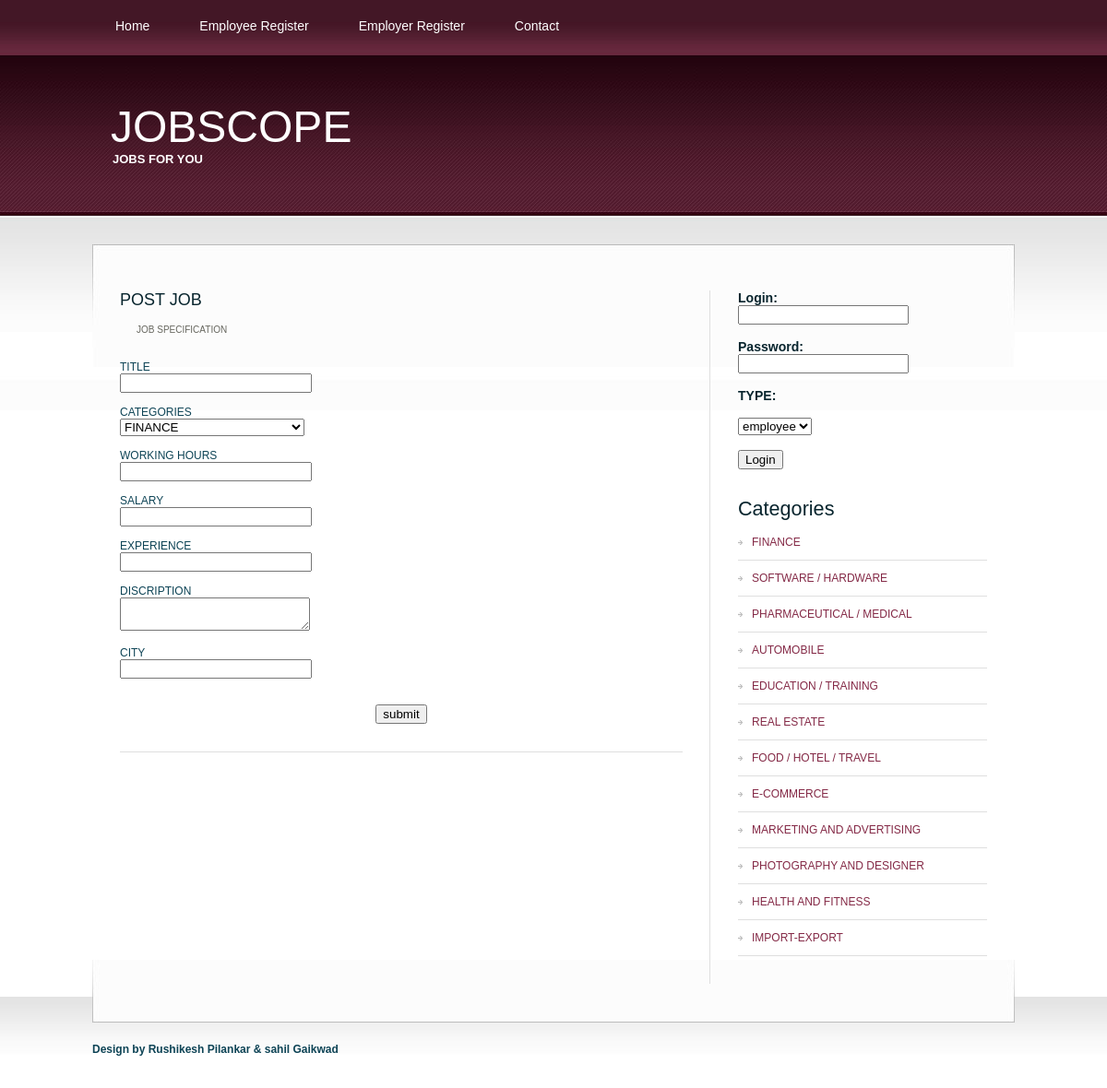
The page /postjob.php on the database its author committed.
### tables this page shows
CREATE TABLE `categories` (
  `cat_id` int(4) NOT NULL auto_increment,
  `cat_nm` varchar(30) NOT NULL,
  PRIMARY KEY  (`cat_id`)
);

### postjob.php (the view, shortened to what this page needs)
<!DOCTYPE html PUBLIC "-//W3C//DTD XHTML 1.0 Strict//EN" "http://www.w3.org/TR/xhtml1/DTD/xhtml1-strict.dtd">
<html xmlns="http://www.w3.org/1999/xhtml">
<head>
<?php
include("includes/head.inc.php");
?>
</head>
<body>
<div id="header-wrapper">
	<div id="header">
	<div id="menu">
		<?php
		include("includes/menu.inc.php");
		?>
		</div>
		<div id="search">
	</div>
</div>
<div id="logo">
	<?php
	include("includes/logo.inc.php");
	?>
	</div>
<div id="wrapper">
	<div id="page">
		<div id="page-bgtop">
			<div id="content">
				<div class="post">
					<h2 class="title">POST JOB</a></h2>
					<p class="meta">JOB SPECIFICATION</p>
					<div class="entry">
					<form action="process_postjob.php" method="post">
						TITLE<br> <input type="text" name="title" style="width:200px;">
						<BR><BR>CATEGORIES
							<br><SELECT name="cat" style="width:200px;">
							<?php
                         $link=mysqli_connect("localhost","root","","jobscope")or die("cant connect");
						$q="select * from categories";
						$res=mysqli_query($link,$q) or die('wrong query');
						while($row=mysqli_fetch_assoc($res))
						{
							echo "<option>".$row['cat_nm'];
						}
						?>
						</SELECT>
							<br><BR> WORKING HOURS <BR> <INPUT TYPE = "TEXT"name="hours" style="width:200px;">
							<BR><BR> SALARY<BR><INPUT TYPE ="TEXT" name="salary" style="width:200px;">
							<BR><BR> EXPERIENCE <BR> <INPUT TYPE ="TEXT" name="experience" style="width:200px;">
							<BR><BR>DISCRIPTION<BR> <TEXTAREA name="disc" style="width:200px;"></TEXTAREA >
							<BR><BR>CITY<BR><INPUT TYPE="TEXT" name="city" style="width:200px;">
							<center><br><br> <input type="submit" value="submit"></center>
					</form>
					</div>
				</div>
			</div>
			<div id="sidebar">
			<?php
		include("includes/sidebar.inc.php");
		?>
			</div>
			<div style="clear: both;">&nbsp;</div>
		</div>
	</div>
</div>
<div id="footer-bgcontent">
	<div id="footer">
		<?php
		include("includes/footer.inc.php");
		?>
	</div>
</div>
</body>
</html>

### includes/sidebar.inc.php (shortened to what this page needs)
<ul>
					<li>
					<?php
				if(isset($_SESSION['status']))
				{
					echo '<h2 class="title">Hello '.$_SESSION['unm'].'!</h2>';
				}
				else
				{
					echo'
						<form action="process_login.php" method=POST>
						<h3><b>Login:</b><br> <input type="text" name="unm" >
						<br>
						<br>
						<b>Password:</b><br><input type="password" name="pwd">
						<br>
						<br>
						<b>TYPE:<br><br><select name="cat">
										<option> employee
										<option> employer
										</select>
						<br>
						<br>
						<b><input type="submit" value="Login"></h3>
						</form>
					';
				}
				?>
					</li>
					<li>
						<h2>Categories </h2>
						<ul>
					<?php
						$link=mysqli_connect("localhost","root","","jobscope")or die("can not connect");
						$q="select * from categories";
						$res=mysqli_query($link,$q) or die("cant connect");
						while($row=mysqli_fetch_assoc($res))
						{
							echo '<li><a href="jobs_by_category.php?cat='.$row['cat_nm'].'">'.$row['cat_nm'].'</a></li>';
						}
					?>
						</ul>
					</li>
				</ul>

### style.css (style rules this page uses)
body { margin: 0px; padding: 0; background: url(images/img01.jpg) repeat-x left top; font-family: Arial, Helvetica, sans-serif; font-size: 12px; color: #0E4456; }
h1, h2, h3 { margin: 0; font-weight: normal; color: #08252E; }
h2 { font-size: 18px; }
p, ul, ol { margin-top: 0; line-height: 220%; text-align: justify; }
a { color: #842946; }
#wrapper { margin: 0px; padding: 30px 0px 0px 0px; }
#header-wrapper { margin: 0px; padding: 0px; }
#header { width: 1000px; height: 60px; margin: 0 auto; }
#menu { float: left; width: 690px; height: 60px; }
#search { float: right; width: 310px; height: 60px; }
#page { width: 1000px; margin: 0 auto; padding: 0px; background: url(images/img04.jpg) no-repeat left bottom; }
#page-bgtop { padding: 50px 30px 0px 30px; background: url(images/img05.jpg) no-repeat left top; }
#logo { width: 1000px; height: 175px; margin: 0 auto; }
#content { float: left; width: 610px; }
.post { margin-bottom: 45px; border-bottom: 1px solid #DFDFDF; }
.post .title { height: 30px; color: #08252E; }
.post .meta { margin-left: 2px; padding: 2px 30px 2px 16px; font-family: Arial, Helvetica, sans-serif; font-weight: normal; font-size: 10px; color: #66665E; }
.post .entry { padding: 10px 0 30px 0; }
#sidebar { float: right; width: 300px; font-family: Arial, Helvetica, sans-serif; font-size: 12px; border-left: 1px solid #DFDFDF; }
#sidebar ul { margin: 0px 0px 0px 30px; padding: 0; list-style: none; line-height: normal; }
#sidebar li { margin-bottom: 30px; }
#sidebar li ul { margin: 0px; padding: 0px; }
#sidebar li li { margin: 0; padding: 12px 0px 12px 15px; border-bottom: 1px solid #DFDFDF; background: url(images/img09.jpg) no-repeat left 17px; }
#sidebar li li a { font-weight: normal; }
#sidebar h2 { height: 30px; font-size: 1.8em; font-weight: normal; }
#sidebar a { text-align: left; text-decoration: none; font-weight: bold; }
#footer-bgcontent { margin: 0px; padding: 0px; height: 70px; background: url(images/img02.jpg) repeat-x left top; }
#footer { width: 1000px; height: 49px; margin: 0 auto; padding-top: 50px; background: url(images/img03.jpg) no-repeat left top; }

### rows shown on the page
categories: cat_nm "FINANCE"
categories: cat_nm "SOFTWARE / HARDWARE"
categories: cat_nm "PHARMACEUTICAL / MEDICAL"
categories: cat_nm "AUTOMOBILE"
categories: cat_nm "EDUCATION / TRAINING"
categories: cat_nm "REAL ESTATE"
categories: cat_nm "FOOD / HOTEL / TRAVEL"
categories: cat_nm "E-COMMERCE"
categories: cat_nm "MARKETING AND ADVERTISING"
categories: cat_nm "PHOTOGRAPHY AND DESIGNER"
categories: cat_nm "HEALTH AND FITNESS"
categories: cat_nm "IMPORT-EXPORT"

### other values the page prints
form field cat "FINANCE"
